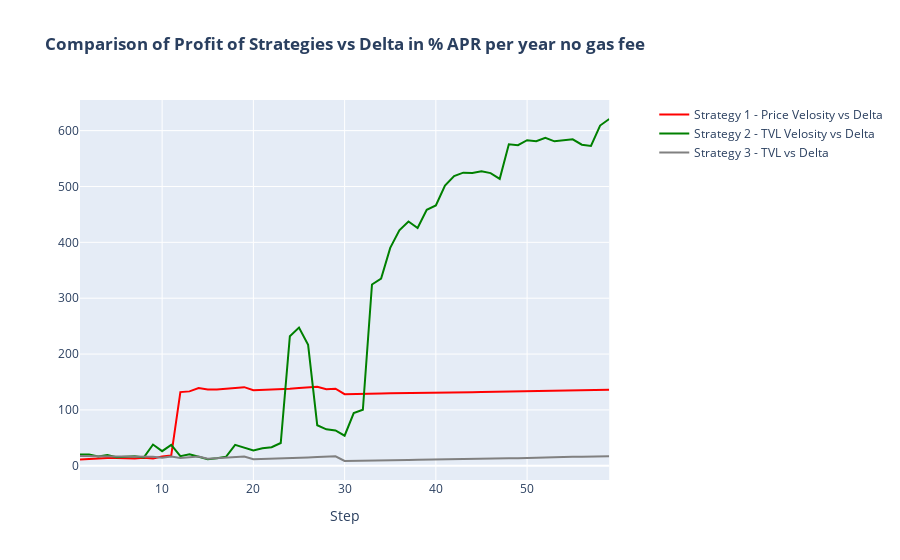

The notebook cell this image was saved under:
### Code cell
fig = make_subplots(subplot_titles=('' ), specs=[[{"secondary_y": True}]])

fig.add_trace(go.Scatter(x=z, y=pr11, line=dict(color='red'), name='Strategy 1 - Price Velosity vs Delta'), secondary_y=False)
fig.add_trace(go.Scatter(x=z, y=pr22, line=dict(color='green'), name='Strategy 2 - TVL Velosity vs Delta'), secondary_y=False)
fig.add_trace(go.Scatter(x=z, y=pr33, line=dict(color='grey'), name='Strategy 3 - TVL vs Delta'), secondary_y=False)


fig.update_layout(title_text='<b>Comparison of Profit of Strategies vs Delta in % APR per year no gas fee </b>')
fig.update_xaxes(title_text='Step')
fig.show()

### Figure 1 — Plotly figure (JSON) as saved in the notebook; plotly's stock layout.template omitted (floating-point values rounded to 4 significant figures)
{"data": [{"line": {"color": "red"}, "name": "Strategy 1 - Price Velosity vs Delta", "type": "scatter", "x": [1, 2, 3, 4, 5, 6, 7, 8, 9, 10, 11, 12, 13, 14, 15, 16, 17, 18, 19, 20, 21, 22, 23, 24, 25, 26, 27, 28, 29, 30, 31, 32, 33, 34, 35, 36, 37, 38, 39, 40, 41, 42, 43, 44, 45, 46, 47, 48, 49, 50, 51, 52, 53, 54, 55, 56, 57, 58, 59], "xaxis": "x", "y": [11.39, 12.34, 12.58, 13.8, 13.89, 13.24, 13.19, 14.23, 13.24, 16.53, 18.53, 131.9, 133.2, 139.1, 136.5, 136.6, 137.9, 139.6, 140.7, 135.2, 135.6, 136.2, 136.9, 137.9, 139.0, 140.3, 141.5, 137.1, 138.0, 128.1, 128.8, 129.1, 129.5, 129.6, 129.7, 129.8, 130.1, 130.3, 130.6, 130.8, 130.9, 131.2, 131.4, 131.4, 131.9, 132.1, 132.3, 132.7, 132.8, 133.3, 133.5, 133.8, 133.9, 134.7, 134.9, 135.0, 135.4, 135.8, 135.9], "yaxis": "y"}, {"line": {"color": "green"}, "name": "Strategy 2 - TVL Velosity vs Delta", "type": "scatter", "x": [1, 2, 3, 4, 5, 6, 7, 8, 9, 10, 11, 12, 13, 14, 15, 16, 17, 18, 19, 20, 21, 22, 23, 24, 25, 26, 27, 28, 29, 30, 31, 32, 33, 34, 35, 36, 37, 38, 39, 40, 41, 42, 43, 44, 45, 46, 47, 48, 49, 50, 51, 52, 53, 54, 55, 56, 57, 58, 59], "xaxis": "x", "y": [20.07, 20.24, 16.7, 19.16, 15.43, 15.6, 17.12, 14.97, 38.0, 26.15, 37.37, 17.16, 20.47, 16.08, 11.8, 13.53, 16.08, 37.4, 32.17, 27.36, 31.27, 33.32, 40.74, 231.9, 247.5, 216.6, 72.63, 65.25, 63.24, 53.77, 94.25, 100.3, 324.6, 335.0, 390.1, 421.4, 437.4, 425.8, 458.3, 466.0, 501.6, 518.8, 524.8, 524.1, 527.1, 523.9, 513.7, 575.6, 573.9, 582.9, 581.0, 587.1, 580.8, 582.0, 584.5, 574.8, 572.6, 609.1, 620.8], "yaxis": "y"}, {"line": {"color": "grey"}, "name": "Strategy 3 - TVL vs Delta", "type": "scatter", "x": [1, 2, 3, 4, 5, 6, 7, 8, 9, 10, 11, 12, 13, 14, 15, 16, 17, 18, 19, 20, 21, 22, 23, 24, 25, 26, 27, 28, 29, 30, 31, 32, 33, 34, 35, 36, 37, 38, 39, 40, 41, 42, 43, 44, 45, 46, 47, 48, 49, 50, 51, 52, 53, 54, 55, 56, 57, 58, 59], "xaxis": "x", "y": [17.63, 17.66, 17.03, 16.96, 16.73, 16.39, 16.66, 16.86, 16.14, 14.41, 16.38, 13.93, 15.16, 16.57, 12.62, 13.64, 14.64, 15.9, 16.67, 11.58, 11.97, 12.34, 13.09, 13.88, 14.51, 14.98, 15.83, 16.22, 16.84, 8.534, 8.63, 9.177, 9.601, 9.786, 9.979, 10.16, 10.45, 10.63, 11.02, 11.48, 11.62, 11.85, 12.07, 12.2, 12.58, 13.0, 13.23, 13.53, 13.66, 14.22, 14.55, 14.7, 15.11, 15.77, 16.0, 16.19, 16.51, 16.86, 16.99], "yaxis": "y"}], "layout": {"title": {"text": "<b>Comparison of Profit of Strategies vs Delta in % APR per year no gas fee </b>"}, "xaxis": {"anchor": "y", "domain": [0, 0.94], "title": {"text": "Step"}}, "yaxis": {"anchor": "x", "domain": [0, 1]}, "yaxis2": {"anchor": "x", "overlaying": "y", "side": "right"}}}
